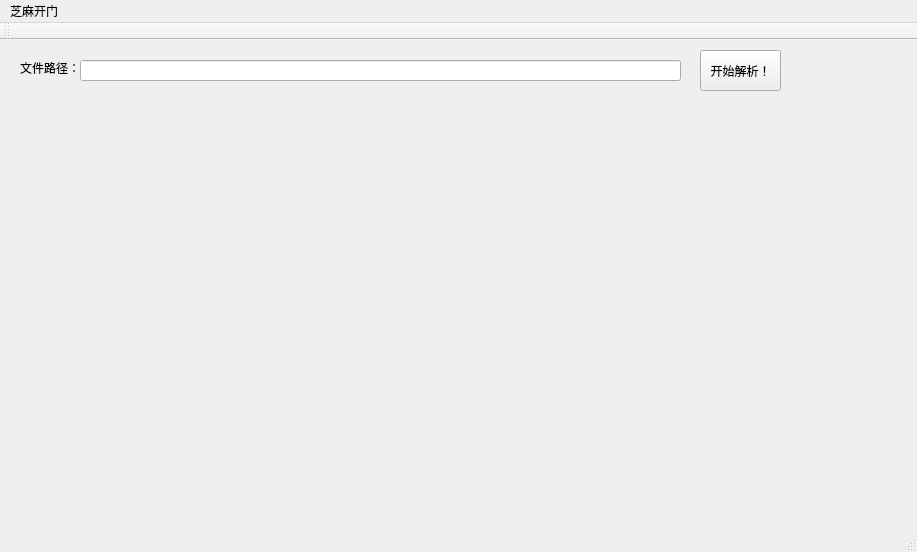
<?xml version="1.0" encoding="UTF-8"?>
<ui version="4.0">
 <class>SoftSimulinkClass</class>
 <widget class="QMainWindow" name="SoftSimulinkClass">
  <property name="geometry">
   <rect>
    <x>0</x>
    <y>0</y>
    <width>917</width>
    <height>552</height>
   </rect>
  </property>
  <property name="windowTitle">
   <string>SoftSimulink</string>
  </property>
  <widget class="QWidget" name="centralWidget">
   <widget class="QLabel" name="label">
    <property name="geometry">
     <rect>
      <x>20</x>
      <y>20</y>
      <width>61</width>
      <height>16</height>
     </rect>
    </property>
    <property name="text">
     <string>文件路径：</string>
    </property>
   </widget>
   <widget class="QLineEdit" name="lineEdit">
    <property name="geometry">
     <rect>
      <x>80</x>
      <y>20</y>
      <width>601</width>
      <height>21</height>
     </rect>
    </property>
   </widget>
   <widget class="QPushButton" name="pushButton">
    <property name="geometry">
     <rect>
      <x>700</x>
      <y>10</y>
      <width>81</width>
      <height>41</height>
     </rect>
    </property>
    <property name="text">
     <string>开始解析！</string>
    </property>
   </widget>
  </widget>
  <widget class="QMenuBar" name="menuBar">
   <property name="geometry">
    <rect>
     <x>0</x>
     <y>0</y>
     <width>917</width>
     <height>23</height>
    </rect>
   </property>
   <widget class="QMenu" name="menu">
    <property name="title">
     <string>芝麻开门</string>
    </property>
    <addaction name="action1"/>
   </widget>
   <addaction name="menu"/>
  </widget>
  <widget class="QToolBar" name="mainToolBar">
   <attribute name="toolBarArea">
    <enum>TopToolBarArea</enum>
   </attribute>
   <attribute name="toolBarBreak">
    <bool>false</bool>
   </attribute>
  </widget>
  <widget class="QStatusBar" name="statusBar"/>
  <action name="action1">
   <property name="checked">
    <bool>false</bool>
   </property>
   <property name="text">
    <string>寻找文件</string>
   </property>
  </action>
 </widget>
 <layoutdefault spacing="6" margin="11"/>
 <resources>
  <include location="SoftSimulink.qrc"/>
 </resources>
 <connections/>
</ui>
